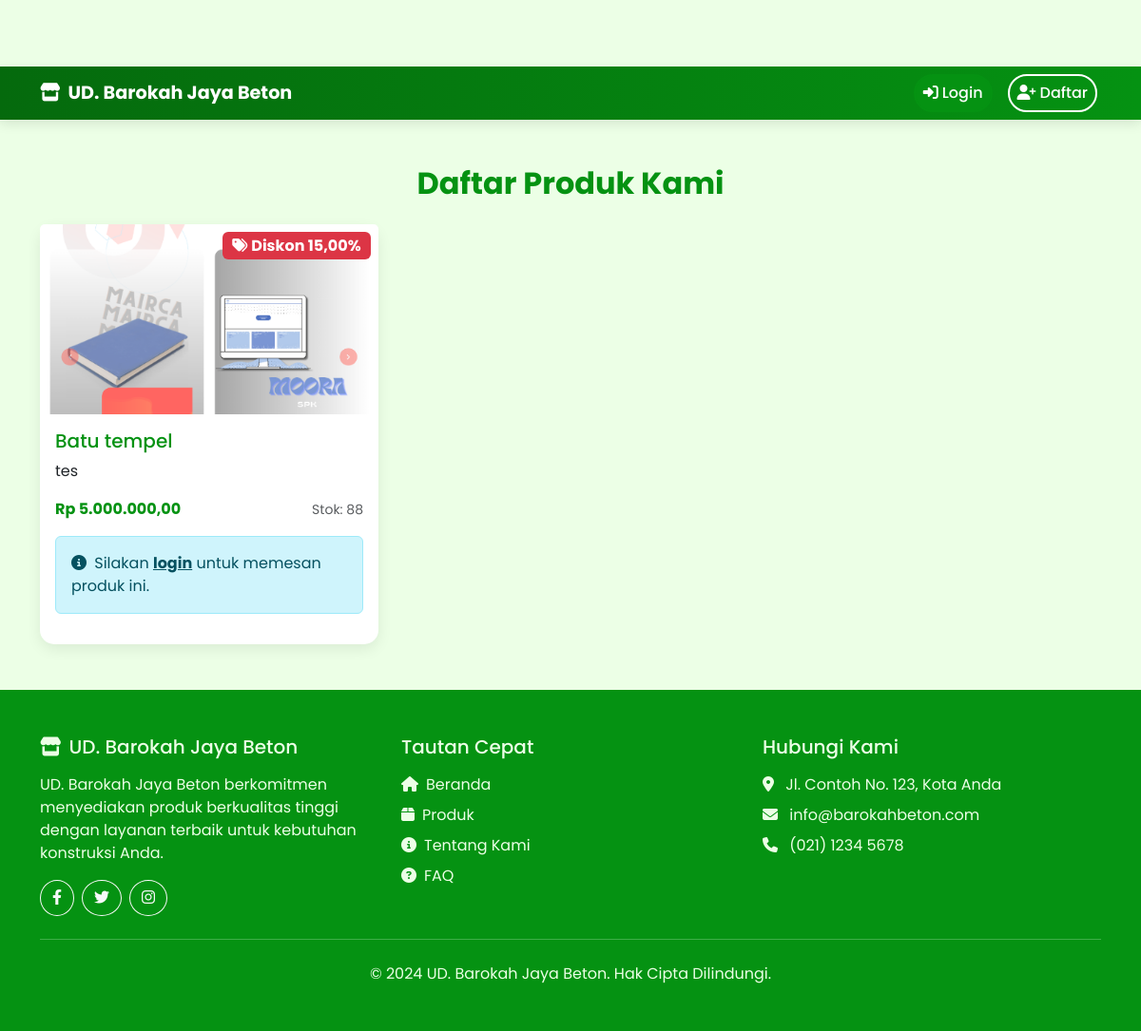
The app's page /produk/public/, older data.
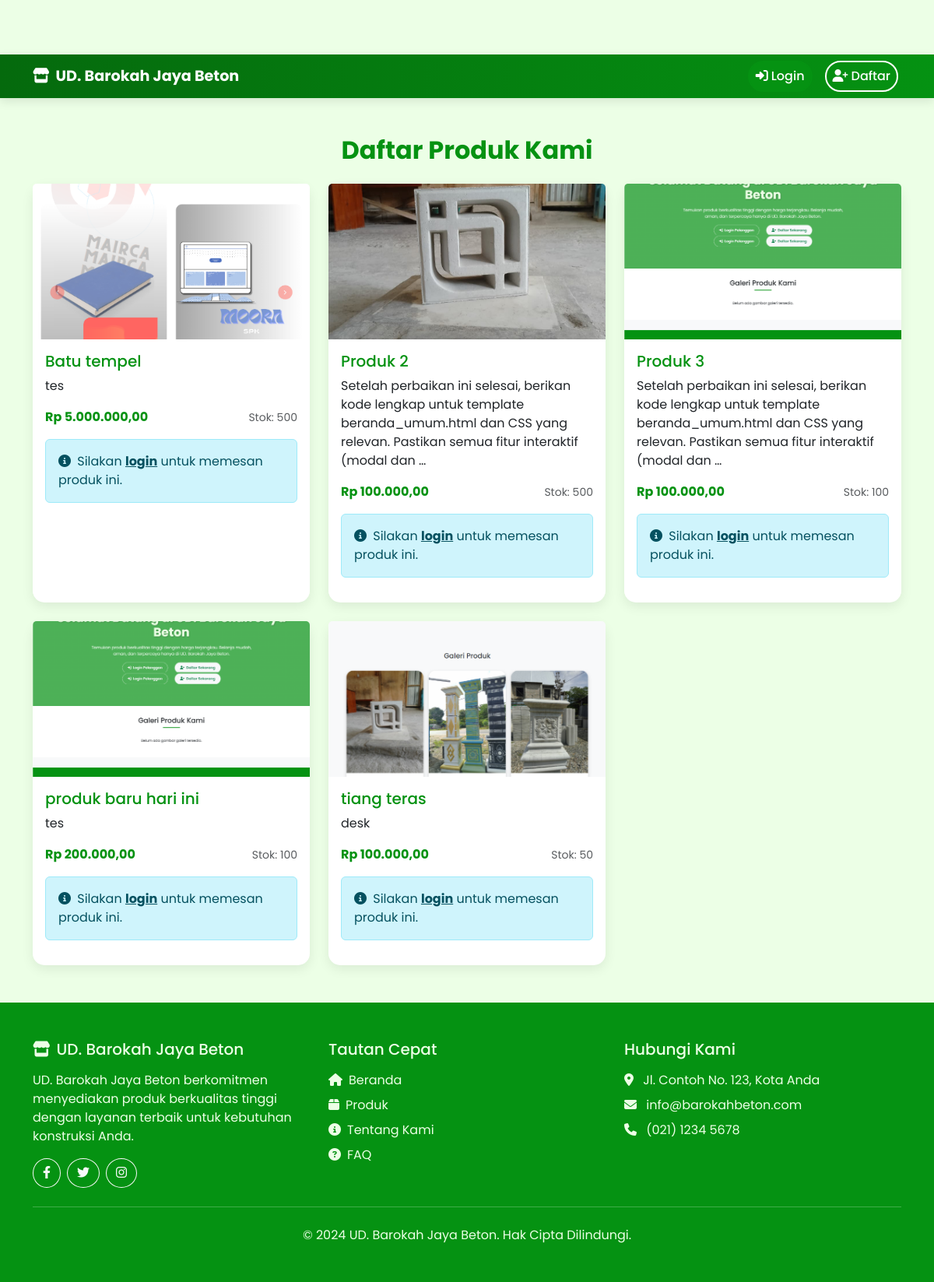
The same page, newer data.
### admin_dashboard/models.py (models this page shows, shortened)
class Produk(models.Model):
    nama_produk = models.CharField(max_length=255, verbose_name="Nama Produk")
    deskripsi_produk = models.TextField(verbose_name="Deskripsi Produk")
    foto_produk = models.ImageField(upload_to='produk_images/', verbose_name="Foto Produk")
    stok_produk = models.IntegerField(verbose_name="Stok Produk")
    harga_produk = models.DecimalField(max_digits=10, decimal_places=2, verbose_name="Harga Produk")
    kategori = models.ForeignKey(Kategori, on_delete=models.SET_NULL, blank=True, null=True, verbose_name="Kategori")
    class Meta:
        verbose_name_plural = "Produk"
        db_table = 'produk'

class DiskonPelanggan(models.Model):
    pelanggan = models.ForeignKey(Pelanggan, on_delete=models.CASCADE, verbose_name="Pelanggan")
    produk = models.ForeignKey(Produk, on_delete=models.CASCADE, verbose_name="Produk", null=True, blank=True)
    persen_diskon = models.DecimalField(max_digits=5, decimal_places=2, verbose_name="Persen Diskon")
    status = models.CharField(
        max_length=50,
        choices=STATUS_DISKON_CHOICES,
        default='aktif',
        verbose_name="Status"
    )
    pesan = models.TextField(verbose_name="Pesan", null=True, blank=True)
    tanggal_dibuat = models.DateTimeField(auto_now_add=True, verbose_name="Tanggal Dibuat")
    class Meta:
        verbose_name_plural = "Diskon Pelanggan"
        db_table = 'diskon_pelanggan'

### admin_dashboard/views.py (the view)
# urls.py: path('produk/public/', views.produk_list_public, name='produk_list_public'),
def produk_list_public(request):
    produk = Produk.objects.all()
    for p in produk:
        diskon_produk = DiskonPelanggan.objects.filter(
            produk=p,
            status='aktif'
        ).first()
        if not diskon_produk:
            diskon_produk = DiskonPelanggan.objects.filter(
                produk__isnull=True,  # General discount
                status='aktif'
            ).first()
        p.diskon_aktif = diskon_produk
    context = {
        'produk': produk
    }
    return render(request, 'product_list_public.html', context)

### templates/product_list_public.html (shortened to what this page needs)
{% load static %}
{% load humanize %}
<!DOCTYPE html>
<html lang="en">
<head>
    <link href="https://cdn.jsdelivr.net/npm/bootstrap@5.3.0/dist/css/bootstrap.min.css" rel="stylesheet">
    <link rel="stylesheet" href="https://cdnjs.cloudflare.com/ajax/libs/font-awesome/6.4.0/css/all.min.css">
</head>
<body>
    {% include 'navbar_public.html' %}
    <section class="container my-5">
        <div class="row">
            <div class="col-12">
                <h2 class="mb-4 text-center fw-bold" style="color: #059212;">Daftar Produk Kami</h2>
            </div>
        </div>
        <div class="row g-4">
            {% for p in produk %}
            <div class="col-md-4 col-sm-6">
                <div class="card card-custom h-100 position-relative">
                    {% if p.diskon_aktif %}
                    <div class="position-absolute top-0 end-0 m-2">
                        <span class="badge bg-danger fs-6">
                            <i class="fas fa-tags me-1"></i>Diskon {{ p.diskon_aktif.persen_diskon }}%
                        </span>
                    </div>
                    {% endif %}
                    <img src="{{ p.foto_produk.url }}" class="card-img-top" alt="{{ p.nama_produk }}" style="height: 200px; object-fit: cover;">
                    <div class="card-body">
                        <h5 class="card-title product-title">{{ p.nama_produk }}</h5>
                        <p class="card-text product-description">{{ p.deskripsi_produk|truncatewords:20 }}</p>
                        <div class="d-flex justify-content-between align-items-center mb-3">
                            <span class="fw-bold product-price">Rp {{ p.harga_produk|intcomma }}</span>
                            <small class="text-muted">Stok: {{ p.stok_produk|intcomma }}</small>
                        </div>
                        <div class="alert alert-info" role="alert">
                            <i class="fas fa-info-circle me-1"></i>
                            Silakan <a href="{% url 'login_pelanggan' %}" class="alert-link">login</a> untuk memesan produk ini.
                        </div>
                    </div>
                </div>
            </div>
            {% endfor %}
        </div>
    </section>
    {% include 'footer.html' %}
</body>
</html>

Row changes from the older to the newer data that the page shows:
changed Produk "Batu tempel": stok_produk "88" → "500"; diskon_aktif.persen_diskon "15,00" → (not shown)
added Produk: foto_produk (picture), nama_produk "Produk 2", deskripsi_produk "Setelah perbaikan ini selesai, berikan kode lengkap untuk template beranda_umum.html dan CSS yang relevan. Pastikan semua fitur interaktif (modal dan …", harga_produk "100.000,00", stok_produk "500"
added Produk: foto_produk (picture), nama_produk "Produk 3", deskripsi_produk "Setelah perbaikan ini selesai, berikan kode lengkap untuk template beranda_umum.html dan CSS yang relevan. Pastikan semua fitur interaktif (modal dan …", harga_produk "100.000,00", stok_produk "100"
added Produk: foto_produk (picture), nama_produk "produk baru hari ini", deskripsi_produk "tes", harga_produk "200.000,00", stok_produk "100"
added Produk: foto_produk (picture), nama_produk "tiang teras", deskripsi_produk "desk", harga_produk "100.000,00", stok_produk "50"
